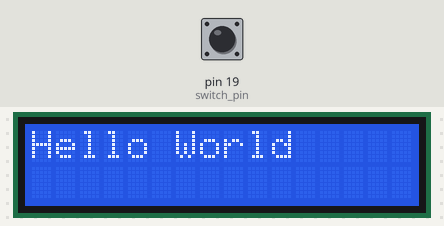
A sketch run on a simulated Arduino Uno, built with avr-gcc and run on an emulated ATmega328P. Shown: 16×2 character LCD. The inputs (shaded band) are chosen by the test bench; at power-on: pin 19 (switch_pin) HIGH.

Above: at 0.1 s.
At 1.1 s:
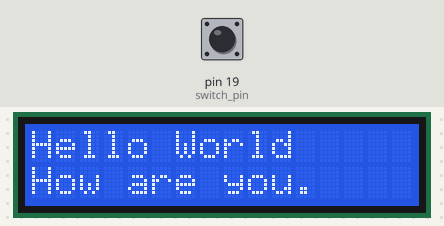
At 2.2 s:
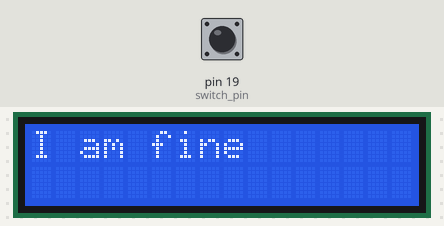
At 3.2 s:
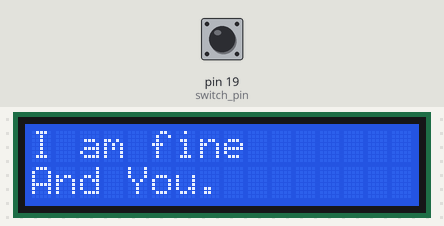
At 4.2 s:
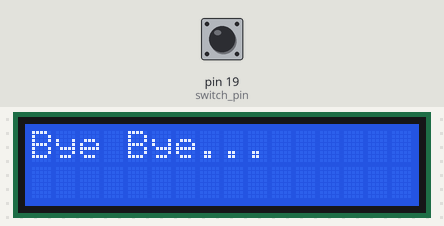

Measured:
- by itself, everything shown: repeats every 5.1 s, in 5 steps
- what the display in image 1 shows lasts 1.0 s, from 1.1 s to 2.1 s

The sketch:

lcd_test.ino
```cpp
#include <LiquidCrystal_I2C.h>

#define switch_pin 19

int lcdColums = 16;
int lcdRows = 2;

int count = 0;
int press;

LiquidCrystal_I2C lcd(0x27 , lcdColums, lcdRows);

String a = "Aung Kyaw Min Htet";

void setup(){
  Serial.begin(9600);
  lcd.init();
  lcd.backlight();
  lcd.clear();
  pinMode(switch_pin, INPUT_PULLUP);
}

void loop(){
   int switch_data = digitalRead(switch_pin);

   if(switch_data == HIGH){
    // press = count++;
    // delay(500);

    for(int i = 0 ; i <= 5 ; i++){
      switch(i){
        case 1:
          lcd.setCursor(0, 0);
          lcd.print("Hello World");
          delay(1000);

        case 2:
          lcd.setCursor(0, 1);
          lcd.print("How are you.");
          delay(1000);

        case 3:
          lcd.clear();
          lcd.setCursor(0, 0);
          lcd.print("I am fine");
          delay(1000);

        case 4:
          // lcd.clear();
          lcd.setCursor(0, 1);
          lcd.print("And You.");
          delay(1000);

        case 5:
        lcd.clear();
        lcd.print("Bye Bye...");
        delay(1000);
        i = 0;
        break;
      }
    }


   }else{

    lcd.setCursor(0, 1);
    lcd.print("How are you.");
    delay(500);
    lcd.clear();
    // for(int j = 0 ; j < press ; j++){
    //   lcd.setCursor(0,1);
    //   lcd.print(j);
    //   delay(500);

    //   if(j == press){
    //     ak();
    //     // j = 0;
    //   }
    // }
   }
    // lcd.setCursor(0,0);
    // lcd.print("Counting ");
    // lcd.print(press);
  }

  void ak(){
    // lcd.setCursor(0,1);
    lcd.print("Data Limit!");
    delay(1000);
    lcd.clear();
  }

  // lcd.setCursor(0, 0);
  // lcd.print(data);
  // delay(1000);
  // lcd.clear();
// }

// #include <LiquidCrystal_I2C.h>

// // set the LCD number of columns and rows
// int lcdColumns = 16;
// int lcdRows = 2;


// LiquidCrystal_I2C lcd(0x27, lcdColumns, lcdRows);

// String messageStatic = "Static message";
// String messageToScroll = "This is a scrolling message with more than 16 characters";

// void scrollText(int row, String message, int delayTime, int lcdColumns) {
//   for (int i=0; i < lcdColumns; i++) {
//     message = " " + message;
//     Serial.println(message);
//   }
//   message = message + " ";
//   Serial.println(message);
//   for (int pos = 0; pos < message.length(); pos++) {
//     lcd.setCursor(0, row);
//     lcd.print(message.substring(pos, pos + lcdColumns));
//     delay(delayTime);
//   }
// }

// void setup(){
//   // initialize LCD
//   Serial.begin(9600);
//   lcd.init();
//   // turn on LCD backlight
//   lcd.backlight();
// }

// void loop(){
//   // set cursor to first column, first row
//   lcd.setCursor(0, 0);
//   // print static message
//   lcd.print(messageStatic);
//   // print scrolling message
//   scrollText(1, messageToScroll, 250, lcdColumns);
// }
```
